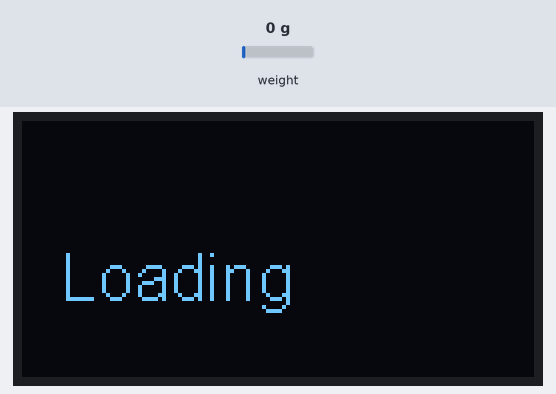
Simulated run of this sketch. Board: ESP8266 (NodeMCU). Shown: 128×64 one-colour display. The inputs (shaded band) are chosen by the test bench; at power-on: weight on the scale 0 g. WiFi joins after 1.5 s; servers stay silent unless stated; uploads are accepted with an empty reply; what the sketch prints to the serial monitor is not drawn.

Above: at 2.1 s.
At 11.1 s:
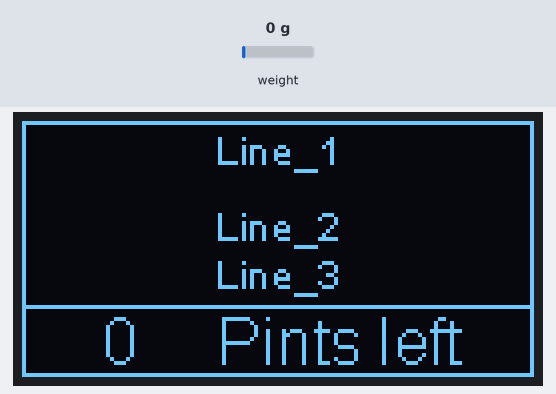
11.2 s: weight on the scale set to 4900 g
At 19.5 s:
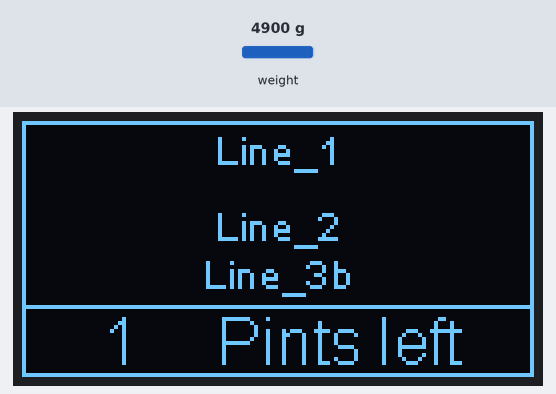
25.2 s: weight on the scale set to 100 g
At 30.3 s:
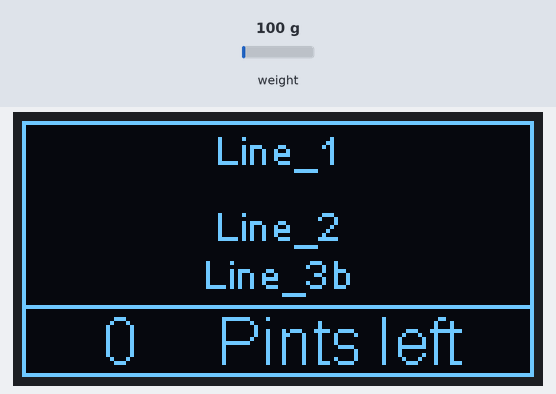
Timing chart, 0 to 31.8 s (numbered marks = the images above; inputs shaded):
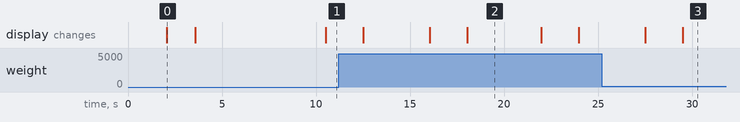

Measured:
- after the input at 11.2 s, the display: first differs from a run without the input after 4.8 s (image 2 shows a later state)
- after the input at 25.2 s, the display: first changes after 2.3 s (image 3 shows a later state)
- what the display in image 0 shows lasts 1.5 s, from 2.1 s to 3.6 s
- what the display in image 2 shows lasts 4.0 s, from 18.0 s to 22.0 s

The sketch:

TAP_v0.2.ino
```cpp
// *  BREWKEGSCALE  V0.2  *

#include <HX711.h>  // needed to communicate with the HX711
#include <Wire.h>  // Only needed for Arduino 1.6.5 and earlier
#include "SSD1306Wire.h" // legacy include: `#include "SSD1306.h"`
#include <math.h>  // needed for the floor command
#include <Arduino.h>
#include <ESP8266WiFi.h>
#include <ESP8266WiFiMulti.h>
#include <ESP8266HTTPClient.h>
#include <ArduinoJson.h>
#include "customize.h"

ESP8266WiFiMulti WiFiMulti;


HX711 scale;  // Initializes library functions.

float weight; // this is used to store the variable for the weight reading from the HX711
float pints_left; // this is used to store the variable for pints left

boolean hasRun = false;

 String Line_1 = "Line_1";
 String Line_2 = "Line_2";
 String Line_3 = "Line_3";
 String Line_3b = "Line_3b";
 String Line_4 = "Line_4";


 int old_something = 0;

// Initialize the OLED display using Wire library
SSD1306Wire  display(0x3c, OLED_DOUT_PIN, OLED_SCK_PIN);

void setup()
{
  Serial.begin(74880);   // Starts serial communication in 9600 baud rate.

  Serial.print(F("Sketch: ")); Serial.println(__FILE__);
Serial.print(F("Uploaded: ")); Serial.println(__DATE__);


  Serial.println("Initializing scale calibration.");  // Prints user commands.
  Serial.println("Please remove all weight from scale.");
  Serial.println("Place known weights on scale one by one.");
  Serial.println("Press + or a to increase calibration factor");
  Serial.println("Press - or z to decrease calibration factor");

  scale.begin(LOADCELL_DOUT_PIN, LOADCELL_SCK_PIN);   // Initializes the scaling process.

  scale.set_scale();
  //scale.tare();          // this line is removed as we will hard code the zero reading using the offset factor line below.
  scale.set_offset(offset_factor);  // set the zero

//setup screen
  Serial.println("Initializing OLED Display");
  display.init();
  //display.flipScreenVertically();  // use this to flip the display if needed.
  display.setFont(ArialMT_Plain_16);
  display.clear();
  display.drawString(10, 30, "Loading");  //displays Loading on the oled screen while it boots.
    delay(2000);
      display.display();

//join wifi
  WiFi.mode(WIFI_STA);
  WiFiMulti.addAP(wifiName, wifiPass);


  Serial.println();
  Serial.println();
  Serial.print("Wait for WiFi... ");

  while (WiFiMulti.run() != WL_CONNECTED) {
    Serial.print(".");
    delay(500);
  }

  Serial.println("");
  Serial.println("WiFi connected");
  Serial.println("IP address: ");
  Serial.println(WiFi.localIP());   //You can get IP address assigned to ESP

  display.init();
  display.clear();
  display.setTextAlignment(TEXT_ALIGN_CENTER);
  display.setFont(ArialMT_Plain_10);
  display.drawString(64, 1, "BrewKegScale");
  display.drawString(64, 15, "Version 0.2");
  display.drawString(64, 32, WiFi.localIP().toString());
  display.display();
  delay(5000);
}
void loop()
{
  scale.set_scale(calibration_factor);  // Adjusts the calibration factor.
  scale.wait_ready();
  long zero_factor = scale.read_average(5); //Get a baseline reading

  Serial.print("Zero factor:        "); //This can be used to remove the need to tare the scale. Useful in permanent scale projects.
  Serial.println(zero_factor);

  Serial.print("Reading:            ");            // Prints weight readings in .3 decimal kg units.
  Serial.print(scale.get_units(5) * 1000, 0);
  Serial.println(" grams");

  Serial.print("Calibration factor: "); // Prints calibration factor.
  Serial.println(calibration_factor);

//This section calls updatebrewspy but only if its the first time through the void loop
 Serial.print("hasRun: "); // Prints calibration factor.
  Serial.println(hasRun);

   if (hasRun == false)
  {
    hasRun = true;
    updatebrewspy(); //UPDATES BrewSpy
    getbrewspyinfo();  //get info from BrewSpy
  }

//This section calls updatebrewspy but only if there is a change
 int something = floor(pints_left);
   if (something != old_something)
   {
    updatebrewspy(); //UPDATES BREWSPY
    getbrewspyinfo();  //get info from BrewSpy
    old_something = something;
   }

  getweight();   //calls the getweight sub routine
  drawOnScreen(); //calls the drawOnScreen sub routine


  //scale.power_down();    //not needed?     // Puts the scale to sleep mode for 2 seconds.
  delay(2000);
  //scale.power_up();     //not needed?       // Wakes the scale up

  if(Serial.available())
  {
    char temp = Serial.read();
    if(temp == '+' || temp == 'a')
      calibration_factor += 100;
    else if(temp == '-' || temp == 'z')
      calibration_factor -= 100;
  }
}

// end of VOID LOOP

void getweight() {  // read scale units covert to grams then calculate pints left
  weight = scale.get_units(5) * 1000, 0; //get weight in kg over 5 readings and convert to grams

//this prevents minus numbers for the weight
//if (weight < 0)
//  {
//     weight = 0.00;
//   }
//convert weight to pints left
   pints_left = (weight - keg_tare_weight) / 568;  //takes the current weight minuses the keg tare weght and devides that by 568 which is the weight of a pint of pwater
Serial.print("Pints Left:          ");  //prints to serial monitor
Serial.println(pints_left);             //prints to serial monitor

   pints_left = floor(pints_left);      //rounds the pints left down to nearest whole number even 4.8 would round down to 4

Serial.print("Pints Left rounded: ");   //prints to serial monitor
Serial.println(pints_left);             //prints to serial monitor

//this section does not allow the pints left to be less than 0 just to keep the interface clean in the event of zeron drifting.
     if (pints_left < 0)
  {
     pints_left = 0.00;
   }

}
//end of GETWEIGHT

void drawOnScreen() {   //sets the OLED screen and writes data to it.
//clear screen
   display.clear();
// WRITE TEXT
//writes 1st row of text
    display.setTextAlignment(TEXT_ALIGN_CENTER);
    display.setFont(ArialMT_Plain_10);
    display.drawString(64, 1, String(Line_1));
//writes 2nd row of text
    display.setTextAlignment(TEXT_ALIGN_CENTER);
    display.setFont(ArialMT_Plain_10);
    display.drawString(64, 20, String(Line_2));
//writes 3rd row of text
    display.setTextAlignment(TEXT_ALIGN_CENTER);
    display.setFont(ArialMT_Plain_10);
    display.drawString(64, 32, String(Line_3));
// WRITE PINTS LEFT 4th row
    display.setFont(ArialMT_Plain_16);
    display.setTextAlignment(TEXT_ALIGN_LEFT);
    display.drawString(20, 46, String(pints_left, 0));
    display.setTextAlignment(TEXT_ALIGN_RIGHT);
    display.drawString(110, 46, "Pints left");
// DRAWS BOXES
    display.drawRect(0, 0, 128, 64);
    display.drawRect(0, 46, 128, 64);
//draws screen
    display.display();

if (Line_3b.length() > 0)
  {
      delay(2000);
   //clear screen to dra
   display.clear();
// WRITE TEXT
//writes 1st row of text
    display.setTextAlignment(TEXT_ALIGN_CENTER);
    display.setFont(ArialMT_Plain_10);
    display.drawString(64, 1, String(Line_1));
//writes 2nd row of text
    display.setTextAlignment(TEXT_ALIGN_CENTER);
    display.setFont(ArialMT_Plain_10);
    display.drawString(64, 20, String(Line_2));
//writes 3rd row of text
    display.setTextAlignment(TEXT_ALIGN_CENTER);
    display.setFont(ArialMT_Plain_10);
    display.drawString(64, 32, String(Line_3b));
// WRITE PINTS LEFT 4th row
    display.setFont(ArialMT_Plain_16);
    display.setTextAlignment(TEXT_ALIGN_LEFT);
    display.drawString(20, 46, String(pints_left, 0));
    display.setTextAlignment(TEXT_ALIGN_RIGHT);
    display.drawString(110, 46, "Pints left");
// DRAWS BOXES
    display.drawRect(0, 0, 128, 64);
    display.drawRect(0, 46, 128, 64);
//draws screen
    display.display();

   }
}

// end of DRAWONSCREEN

void updatebrewspy()
{
Serial.println("updating brewspy");

HTTPClient http;
String url="http://brew-spy.com/api/tap/keg/set";
String pints_left_string = "";     // empty string
pints_left_string.concat(pints_left); // joins pints left with the pints_left_string so that it is a string to send to brewspy
String jsondata = "{\"token\":\"" + brewspytoken + "\",\"unit\":\"pint\",\"kegVolume\":\"34\",\"beerLeft\":\"" + pints_left_string + "\"}";

http.begin(url);
http.addHeader("Content-Type", "Content-Type: application/json");
int httpResponseCode = http.POST(jsondata); //Send the actual POST request
if(httpResponseCode>0){

String response = http.getString(); //Get the response to the request
Serial.println(httpResponseCode); //Print return code
Serial.println(response); //Print request answer
} else {
Serial.print("Error on sending POST: ");
Serial.println(httpResponseCode);
http.end();
}
}

void getbrewspyinfo()   {

  HTTPClient http;    //Declare object of class HTTPClient
  Serial.println("Getting info from BrewSpy");
  Serial.print("Request Link:");

  http.begin(host);     //Specify request destination
  //http.begin(brewspyurl.c_str(), brewspytoken.c_str());

  int httpCode = http.GET();            //Send the request
  String payload = http.getString();    //Get the response payload from server

  Serial.print("Response Code:"); //200 is OK
  Serial.println(httpCode);   //Print HTTP return code

  Serial.print("Returned data from Server:");
  Serial.println(payload);    //Print request response payload

  if(httpCode == 200)
  {
    // Allocate JsonBuffer
    // Use arduinojson.org/assistant to compute the capacity.
    const size_t capacity = JSON_OBJECT_SIZE(3) + JSON_ARRAY_SIZE(2) + 60;
    DynamicJsonBuffer jsonBuffer(capacity);

   // Parse JSON object
    JsonObject& root = jsonBuffer.parseObject(payload);
    if (!root.success()) {
      Serial.println(F("Parsing failed!"));
      return;
    }

  Line_2 = root["recipe"].as<char*>();
  Line_3 = root["abv"].as<char*>();
  Line_1 = "Tap ";
  Line_3 += "% ABV";
  Line_1 += root["tap"].as<char*>();
  Line_3b = root["style"].as<char*>();
  }
  else
  {
    Serial.println("Error in response");
  }
  http.end();  //Close connection
}
```

customize.h
```cpp
// all customization takes place in this file thanks to Richard McCausland!!!

//Amend the wifiName and WifiPass with your own WiFi details.
const char* wifiName = "YOUR WIFI SSID";
const char* wifiPass = "YOUR SSID PASSWORD";

//Amend this token with your own brewspy token
String brewspytoken = "YOUR TOKEN";
String brewspyurl = "http://brew-spy.com/api/json/taplist/";
//Web Server address to read from
const char* host = "http://brew-spy.com/api/json/taplist/SORRY YOUR TOKEN AGAIN";


//Aamend this figure with the weight of your keg empty in grams
float keg_tare_weight = 4107;
//dumpy corny keg 4470
//tall corny keg 4107
//2l coke bottle 44

// Defines calibration factors we'll use for calibrating.
int calibration_factor = -21120; //This comes from using a known weight and following the instructions on the serial monitor
int offset_factor = 196104;  //this comes from the serial monitor and is the reading with
                             //nothing on the scales once the calibration factor has been updated
                             // aka zero factor


//  ***  if you have followed the build documentation you should not need to amend anything below this line  ***
//Board Pins for the HX711
const int LOADCELL_DOUT_PIN = 14;       //Remember these are ESP GPIO pins, these might not be the pins labeled on the board.
const int LOADCELL_SCK_PIN = 12;        //using 14 and 12 for a NodeMCU
//Board Pins for the OLED display
const int OLED_DOUT_PIN = D2;  //D2=SDK  As per labeling on NodeMCU
const int OLED_SCK_PIN = D1;   //D1=SCK  As per labeling on NodeMCU
```
